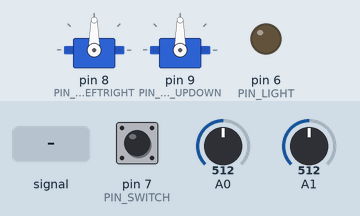
Recording of a sketch running on a simulated Arduino Uno, built with avr-gcc and run on an emulated ATmega328P. On the bench: 2 × servo, output pins drawn as LEDs (lit = HIGH). The inputs (shaded band) are chosen by the test bench; at power-on: A0 = 512, pin 7 (PIN_SWITCH) LOW, A1 = 512. Random numbers use the default seed unless the sketch sets one.

Above: at 1.2 s.
1.3 s: A0 fed a 200 Hz sine of ±255 counts around its level
4.3 s: A0 set to 900
5.8 s: pin 7 (PIN_SWITCH) pulled HIGH for 1 s
At 7.3 s:
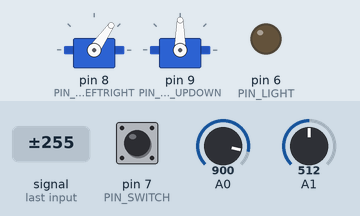
8.3 s: A1 set to 170
At 9.5 s:
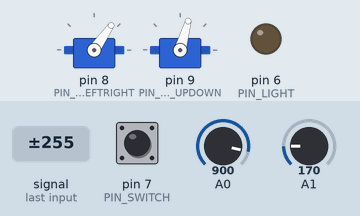
9.8 s: A1 set to 0
At 10.8 s:
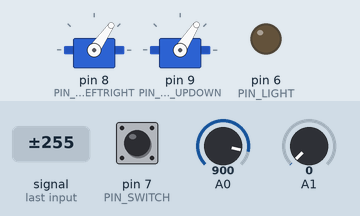
11.3 s: A0 set to 0
At 11.9 s:
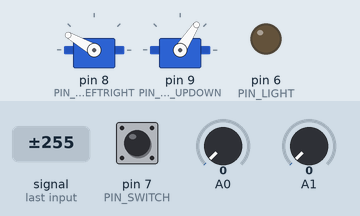
Timing chart, 0 to 13.8 s (numbered marks = the images above; inputs shaded):
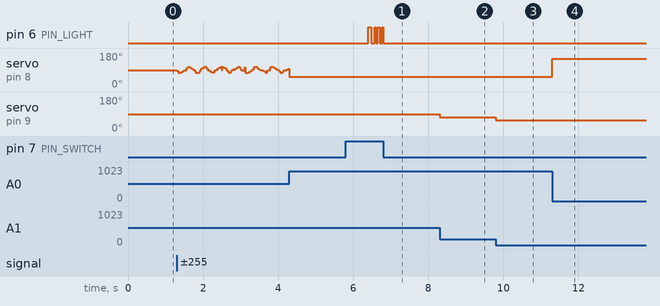

Measured:
- after the input at 5.8 s, pin 6 (PIN_LIGHT): LOW → HIGH after 0.60 s, then moves between LOW and HIGH, repeating every 0.10 s
- after the input at 8.3 s, servo on pin 9 (PIN_SERVO_UPDOWN): 90° → 74° at once
- after the input at 9.8 s, servo on pin 9 (PIN_SERVO_UPDOWN): 74° → 57° at once
- after the input at 11.3 s, servo on pin 8 (PIN_SERVO_LEFTRIGHT): 55° → 150° at once

The sketch:

pinoccio.ino
```cpp
#include <Servo.h>

#define PIN_SERVO_LEFTRIGHT 8
#define PIN_SERVO_UPDOWN   9

#define PIN_SWITCH  7
#define PIN_LIGHT   6

Servo servo_leftright;
Servo servo_updown;

int smooth_x = 0;
int smooth_y = 0;

int buttonPushCounter=0;
int lastButtonState = 0;

int led_intensity = 0;
long led_start_timepoint = 0;
long led_last_timepoint = 0;

int wait_time = 0;

void setup()
{
//Serial.begin(115200);


pinMode(PIN_SERVO_LEFTRIGHT,OUTPUT);
pinMode(PIN_SERVO_UPDOWN,OUTPUT);
servo_leftright.attach(PIN_SERVO_LEFTRIGHT);
servo_updown.attach(PIN_SERVO_UPDOWN);


pinMode(PIN_SWITCH,INPUT);
pinMode(PIN_LIGHT,OUTPUT);

}


void loop()
{

 int buttonState = digitalRead(PIN_SWITCH);


 if(buttonState == 1)
 {

    //check if button is pressed
    //a) longer than 600ms (to prevent accidentally triggering nose flickering
    //b) and if time that passed since last state change of LED is longer than wait_time (will be randomly assigned in function itself)

    if((millis()-led_start_timepoint>600) && (millis()-led_last_timepoint>wait_time))
    {
      static int light_state=0;
      led_last_timepoint = millis();

      light_state = light_state^1;    //invert LED state (if it was on, set it off and vice vera)
      digitalWrite(PIN_LIGHT,light_state);

      wait_time = random(10,100); //assign random wait-time until LED state will change the next time (random flicker)

      }

    //check if button is pressed in the first second of startup, then trigger auto-mode
    if(millis()<1000)
    {
      AutoMode();
    }

 }
  else
  {
    led_intensity = 0;
    led_start_timepoint = millis();
    digitalWrite(PIN_LIGHT,0);
  }

/*  for(int count=0; count < 10; count++)
  {
    int sensor_x = map(analogRead(0),0,1023,0,180);
    int sensor_y = map(analogRead(1),0,1023,0,180);

    smooth_x = (smooth_x + sensor_x) /2;
    smooth_y = (smooth_y + sensor_y) /2;
    delay(1);
  }
   */

    int smooth_x = map(analogRead(0),0,1023,20,160);
    int smooth_y = map(analogRead(1),0,1023,20,160);


  if(smooth_x>90)
    smooth_x = 90 + 90* (1-(sin(3.14*smooth_x/180)));
  else if(smooth_x<90)
    smooth_x = 90 - 90* (1-(sin(3.14*smooth_x/180)));

  //inverse joystick left-right
  smooth_x = 180-smooth_x;


  //NOTE THAT HERE WE RESTRICT THE EXTENT OF MOVEMENT BY REDUCING THE SECOND FACTOR
  if(smooth_y>90) //look down
    smooth_y = 90 + 80* (1-(sin(3.14*smooth_y/180)));
  else if(smooth_y<90) //look up
   smooth_y = 90 - 50* (1-(sin(3.14*smooth_y/180)));

  servo_leftright.write(smooth_x);
  servo_updown.write(smooth_y);

}


//Here we have a hard-coded sequence of movements that will be triggered if the switch is pressed upon startup
void AutoMode()
{

    servo_leftright.write(90);
    servo_updown.write(90);

    int _delay = 10;


    //move head to one direction, start hard, end soft
    for(int x=0;x<90;x++)
    {
      servo_leftright.write(90+90*(sin(3.14*x/180)));
      delay(_delay);
      }

    //move it completely to other side, start hard, end soft
    for(int x=0;x<90;x++)
    {
      servo_leftright.write(180-180*(sin(3.14*x/180)));
      delay(_delay);
      }

    //start soft, end soft, 40 degrees (scan audience)
    for(int x=0;x<180;x++)
    {
      servo_leftright.write(0+40*(sin(3.14*x/180)));
      delay(_delay/2);
      }

    //start soft, end soft, 40 degrees (scan audience)
    for(int x=0;x<180;x++)
    {
      servo_leftright.write(40+40*(sin(3.14*x/180)));
      delay(_delay/2);
      }

    //start soft, end soft, look upwards
    for(int x=0;x<180;x++)
    {
      servo_updown.write(90+40*(sin(3.14*x/180)));
      delay(_delay/2);
      }

  }
```
